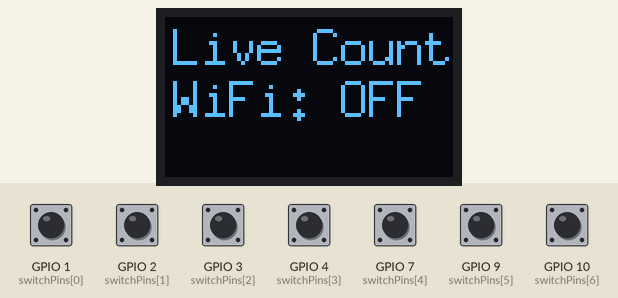
This sketch was run on a simulated ESP32. Parts: 72×40 one-colour display. The inputs (shaded band) are chosen by the test bench; at power-on: GPIO 1 (switchPins[0]), GPIO 2 (switchPins[1]), GPIO 3 (switchPins[2]), GPIO 4 (switchPins[3]), GPIO 7 (switchPins[4]), GPIO 9 (switchPins[5]), GPIO 10 (switchPins[6]) HIGH. WiFi joins after 1.5 s; servers stay silent unless stated; uploads are accepted with an empty reply.

Above: at 1.2 s.
1.3 s: GPIO 1 (switchPins[0]) pulled LOW for 1 s
At 2.27 s:
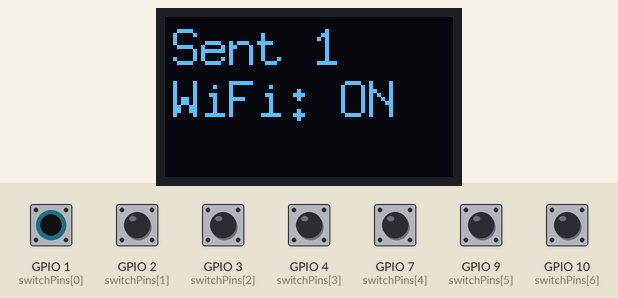
At 3.7 s:
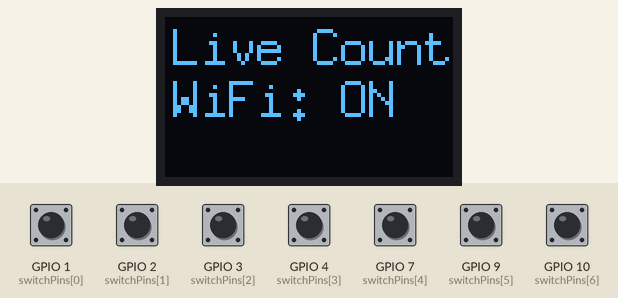
4.0 s: GPIO 2 (switchPins[1]) pulled LOW for 0.15 s
At 4.5 s:
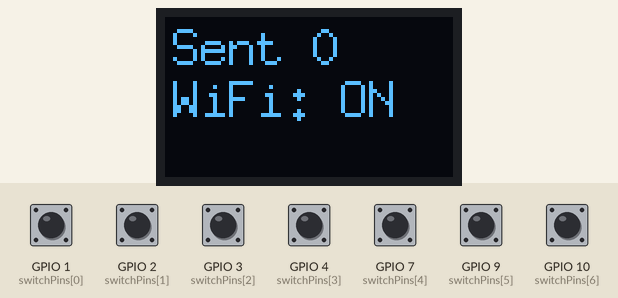
Timing chart, 0 to 7.0 s (numbered marks = the images above; inputs shaded):
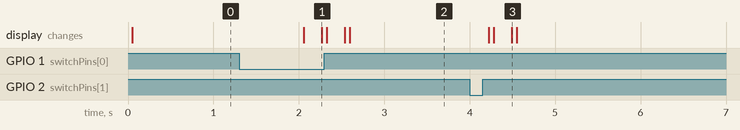

Measured:
- after the input at 1.3 s, the display: first differs from a run without the input after 0.97 s (image 1)
- after the input at 4.0 s, the display: first changes after 0.22 s (image 3 shows a later state)

The sketch:

crystalController.ino
```cpp
#include <WiFi.h>
#include <HTTPClient.h>
#include <U8g2lib.h>

// ===== CONFIG =====
const char* WIFI_SSID = "FF2026";
const char* WIFI_PASS = "1111100000";
const char* SERVER_URL = "http://192.168.8.142:3000/event"; // Pi endpoint

// Safe GPIOs for 7 switches (avoid 0,5,6,8)
const int switchPins[7] = {1, 2, 3, 4, 7, 9, 10};

U8G2_SSD1306_72X40_ER_F_HW_I2C u8g2(U8G2_R0, U8X8_PIN_NONE, 6, 5);

bool slotState[7] = {false};     // current physical state
bool lastSlotState[7] = {false}; // previous loop state
bool pendingStateSync = false;   // send full state on next retry

int crystalCount = 0;
bool wifiConnected = false;
unsigned long lastWifiCheck = 0;

// ===== SETUP =====
void setup()
{
  // Initialize switches
  for (int i = 0; i < 7; i++)
    pinMode(switchPins[i], INPUT_PULLUP);

  // Initialize OLED
  u8g2.begin();
  u8g2.setContrast(255);
  drawStatus("Booting...", crystalCount);

  // Connect to Wi-Fi
  WiFi.begin(WIFI_SSID, WIFI_PASS);
}

// ===== LOOP =====
void loop()
{
  checkWifi();

  // Read switches and update count dynamically
  crystalCount = 0;
  for (int i = 0; i < 7; i++)
  {
    slotState[i] = (digitalRead(switchPins[i]) == LOW); // pressed = LOW

    if (slotState[i] != lastSlotState[i])
      pendingStateSync = true; // any change: send full state

    lastSlotState[i] = slotState[i];

    if (slotState[i])
      crystalCount++;
  }

  drawStatus("Live Count", crystalCount);

  // Attempt to send pending events
  if (wifiConnected)
    retryPending();

  delay(50); // small debounce + CPU relief
}

// ===== WIFI CHECK =====
void checkWifi()
{
  if (millis() - lastWifiCheck < 2000)
    return;
  lastWifiCheck = millis();

  wifiConnected = (WiFi.status() == WL_CONNECTED);
}

// ===== SEND EVENTS =====
void retryPending()
{
  if (!pendingStateSync)
    return;
  if (sendCrystalEvent())
    pendingStateSync = false;
}

bool sendCrystalEvent()
{
  HTTPClient http;
  http.begin(SERVER_URL);
  http.addHeader("Content-Type", "application/json");
  http.setTimeout(5000);

  // Full state: type, slots array [true/false...], count
  String slotsJson = "[";
  for (int i = 0; i < 7; i++)
  {
    if (i > 0) slotsJson += ",";
    slotsJson += slotState[i] ? "true" : "false";
  }
  slotsJson += "]";
  String payload = "{ \"type\": \"crystal\", \"slots\": " + slotsJson + ", \"count\": " + String(crystalCount) + " }";
  int code = http.POST(payload);
  http.end();

  // Show result briefly: 200 = OK, -1 = connection failed, other = HTTP error
  if (code == 200)
  {
    drawStatus("Sent", crystalCount);
  }
  else
  {
    String errMsg = "Err " + String(code);
    drawStatus(errMsg.c_str(), crystalCount);
  }
  return (code == 200);
}

// ===== OLED DISPLAY =====
void drawStatus(const char *status, int count)
{
  u8g2.clearBuffer();
  u8g2.setFont(u8g2_font_7x13_tr);

  // Use the status argument here
  String line = String(status) + " " + String(count);
  u8g2.drawStr(2, 12, line.c_str());

  u8g2.drawStr(2, 25, ("WiFi: " + String(wifiConnected ? "ON" : "OFF")).c_str());

  u8g2.sendBuffer();
}
```
